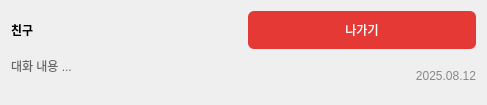
<?xml version="1.0" encoding="UTF-8"?>
<ui version="4.0">
 <class>ChatListItem</class>
 <widget class="QWidget" name="ChatListItem">
  <property name="geometry">
   <rect>
    <x>0</x>
    <y>0</y>
    <width>487</width>
    <height>105</height>
   </rect>
  </property>
  <property name="windowTitle">
   <string>Form</string>
  </property>
  <layout class="QVBoxLayout" name="verticalLayout">
   <item>
    <layout class="QHBoxLayout" name="horizontalLayout">
     <property name="spacing">
      <number>8</number>
     </property>
     <item>
      <layout class="QVBoxLayout" name="verticalLayout_2">
       <item>
        <widget class="QLabel" name="nameLabel">
         <property name="text">
          <string>&lt;html&gt;&lt;head/&gt;&lt;body&gt;&lt;p&gt;&lt;span style=&quot; font-weight:700;&quot;&gt;친구&lt;/span&gt;&lt;/p&gt;&lt;/body&gt;&lt;/html&gt;</string>
         </property>
        </widget>
       </item>
       <item>
        <widget class="QLabel" name="previewLabel">
         <property name="styleSheet">
          <string notr="true">color:#666;</string>
         </property>
         <property name="text">
          <string>대화 내용 ...</string>
         </property>
         <property name="alignment">
          <set>Qt::AlignmentFlag::AlignLeading|Qt::AlignmentFlag::AlignLeft|Qt::AlignmentFlag::AlignTop</set>
         </property>
        </widget>
       </item>
      </layout>
     </item>
     <item>
      <layout class="QHBoxLayout" name="horizontalLayout_3">
       <item>
        <layout class="QVBoxLayout" name="verticalLayout_3">
         <item>
          <layout class="QVBoxLayout" name="verticalLayout_5">
           <item>
            <layout class="QVBoxLayout" name="verticalLayout_4">
             <item>
              <layout class="QHBoxLayout" name="horizontalLayout_2">
               <item>
                <widget class="QPushButton" name="exitBtn">
                 <property name="enabled">
                  <bool>true</bool>
                 </property>
                 <property name="minimumSize">
                  <size>
                   <width>0</width>
                   <height>0</height>
                  </size>
                 </property>
                 <property name="maximumSize">
                  <size>
                   <width>16777215</width>
                   <height>100</height>
                  </size>
                 </property>
                 <property name="styleSheet">
                  <string notr="true">QPushButton{background:#e53935;color:#fff;border:0;border-radius:6px;padding:4px 8px;}
QPushButton:hover{filter:brightness(0.95);}</string>
                 </property>
                 <property name="text">
                  <string>나가기</string>
                 </property>
                 <property name="iconSize">
                  <size>
                   <width>16</width>
                   <height>16</height>
                  </size>
                 </property>
                </widget>
               </item>
              </layout>
             </item>
            </layout>
           </item>
           <item>
            <widget class="QLabel" name="dateLabel">
             <property name="styleSheet">
              <string notr="true">color:#888;</string>
             </property>
             <property name="text">
              <string>2025.08.12</string>
             </property>
             <property name="alignment">
              <set>Qt::AlignmentFlag::AlignRight|Qt::AlignmentFlag::AlignTrailing|Qt::AlignmentFlag::AlignVCenter</set>
             </property>
            </widget>
           </item>
          </layout>
         </item>
        </layout>
       </item>
      </layout>
     </item>
    </layout>
   </item>
  </layout>
 </widget>
 <resources/>
 <connections/>
</ui>
